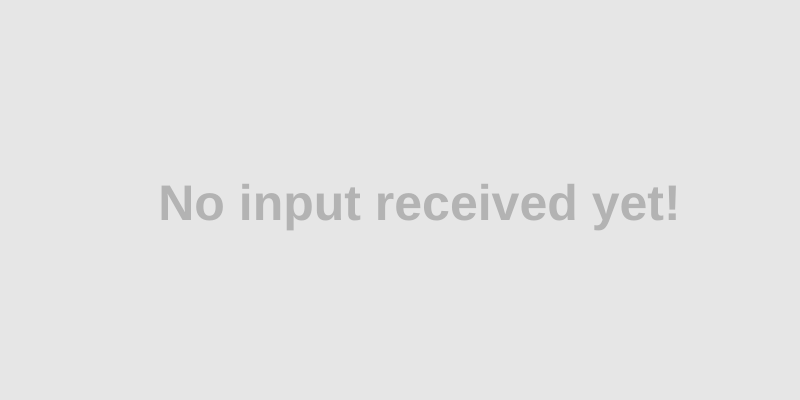
Frame 1 (no input)
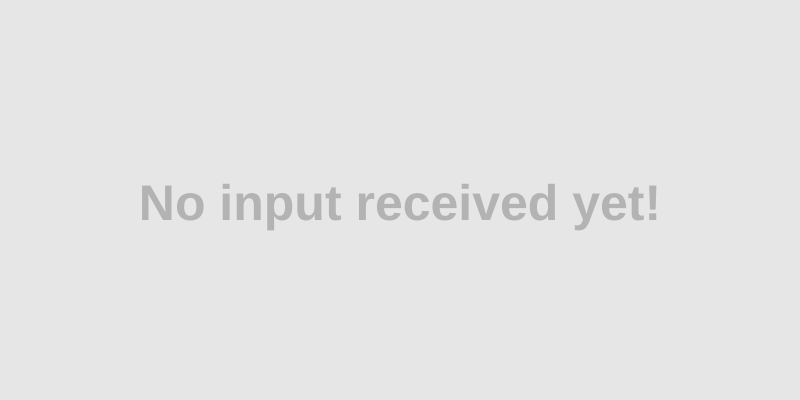
Frame 60 (no input)
Frame 120 (the mouse pressed at the canvas centre since frame 60): identical to frame 60, image omitted

The p5.js sketch that drew these frames (run headless with seeded random() and noise() and a simulated clock; from frame 60 on, the mouse is pressed at the canvas centre):

// p5.js sketch
// ── sketch.js
// An example of reading analog values sent via Arduino's Keyboard.println()
// The values are sent in a comma separated value (CSV) format
// 
// This sketch is intended to work with the Arduino program entitled 'AnalogKeyboardPrint.ino'
// found here: https://github.com/jonfroehlich/arduino/blob/master/GameController/AnalogKeyboardPrint/AnalogKeyboardPrint.ino
//
// By Jon Froehlich
// @jonfroehlich
// http://makeabilitylab.io
// 

let csvString = "";
let values;

function setup() {
  createCanvas(800, 400);
  // Accessibility: text description of the canvas for screen readers
  // https://p5js.org/reference/p5/describe/
  describe("Two circles, one red and one blue, whose sizes grow and shrink to reflect two analog sensor values typed in from an Arduino, with each value labeled below its circle.");
}

function draw() {
  background(230);

  if (values) {
    let maxCircleSize = min(height, width);
    let xCircle1 = width * 0.33;
    let y = height / 2;

    let circle1Size = map(values[0], 0, 1023, 0, maxCircleSize);
    fill(200, 0, 0, 150);
    circle(xCircle1, y, circle1Size);
    drawValue(values[0], xCircle1, y);



    let xCircle2 = width * 0.66;
    let circle2Size = map(values[1], 0, 1023, 0, maxCircleSize);
    fill(0, 0, 200, 150);
    circle(xCircle2, y, circle2Size);
    drawValue(values[1], xCircle2, y);
  } else {
    let noInputStr = "No input received yet!";
    textSize(50);
    let strX = width / 2 - textWidth(noInputStr) / 2;
    let strY = height / 2 + 20;
    noStroke();
    textStyle(BOLD);
    fill(128, 128, 128, 128);
    text(noInputStr, strX, strY);
  }
}

function drawValue(val, xCircle, yCircle) {
  let lblSize = 20;
  textSize(lblSize);
  fill(15);
  let circleLbl = "" + val;
  let xCircleLbl = xCircle - textWidth(circleLbl) / 2;
  let yCircleLbl = yCircle + lblSize / 2;
  text(circleLbl, xCircleLbl, yCircleLbl);
}


function keyPressed() {
  print(key);

  if (keyCode == ENTER) {

    let rowsOfData = CSVToArray(csvString);
    if (rowsOfData.length > 0) {
      values = rowsOfData[0];
    }

    csvString = "";
  } else {
    csvString += key;
  }

}

// This CSVToArray code from : https://stackoverflow.com/a/1293163
//
// ref: http://stackoverflow.com/a/1293163/2343
// This will parse a delimited string into an array of
// arrays. The default delimiter is the comma, but this
// can be overriden in the second argument.
function CSVToArray(strData, strDelimiter) {
  // Check to see if the delimiter is defined. If not,
  // then default to comma.
  strDelimiter = (strDelimiter || ",");

  // Create a regular expression to parse the CSV values.
  var objPattern = new RegExp(
    (
      // Delimiters.
      "(\\" + strDelimiter + "|\\r?\\n|\\r|^)" +

      // Quoted fields.
      "(?:\"([^\"]*(?:\"\"[^\"]*)*)\"|" +

      // Standard fields.
      "([^\\" + strDelimiter + "\\r\\n]*))"
    ),
    "gi"
  );


  // Create an array to hold our data. Give the array
  // a default empty first row.
  var arrData = [
    []
  ];

  // Create an array to hold our individual pattern
  // matching groups.
  var arrMatches = null;


  // Keep looping over the regular expression matches
  // until we can no longer find a match.
  while (arrMatches = objPattern.exec(strData)) {

    // Get the delimiter that was found.
    var strMatchedDelimiter = arrMatches[1];

    // Check to see if the given delimiter has a length
    // (is not the start of string) and if it matches
    // field delimiter. If id does not, then we know
    // that this delimiter is a row delimiter.
    if (
      strMatchedDelimiter.length &&
      strMatchedDelimiter !== strDelimiter
    ) {

      // Since we have reached a new row of data,
      // add an empty row to our data array.
      arrData.push([]);

    }

    var strMatchedValue;

    // Now that we have our delimiter out of the way,
    // let's check to see which kind of value we
    // captured (quoted or unquoted).
    if (arrMatches[2]) {

      // We found a quoted value. When we capture
      // this value, unescape any double quotes.
      strMatchedValue = arrMatches[2].replace(
        new RegExp("\"\"", "g"),
        "\""
      );

    } else {

      // We found a non-quoted value.
      strMatchedValue = arrMatches[3];

    }


    // Now that we have our value string, let's add
    // it to the data array.
    arrData[arrData.length - 1].push(strMatchedValue);
  }

  // Return the parsed data.
  return (arrData);
}
